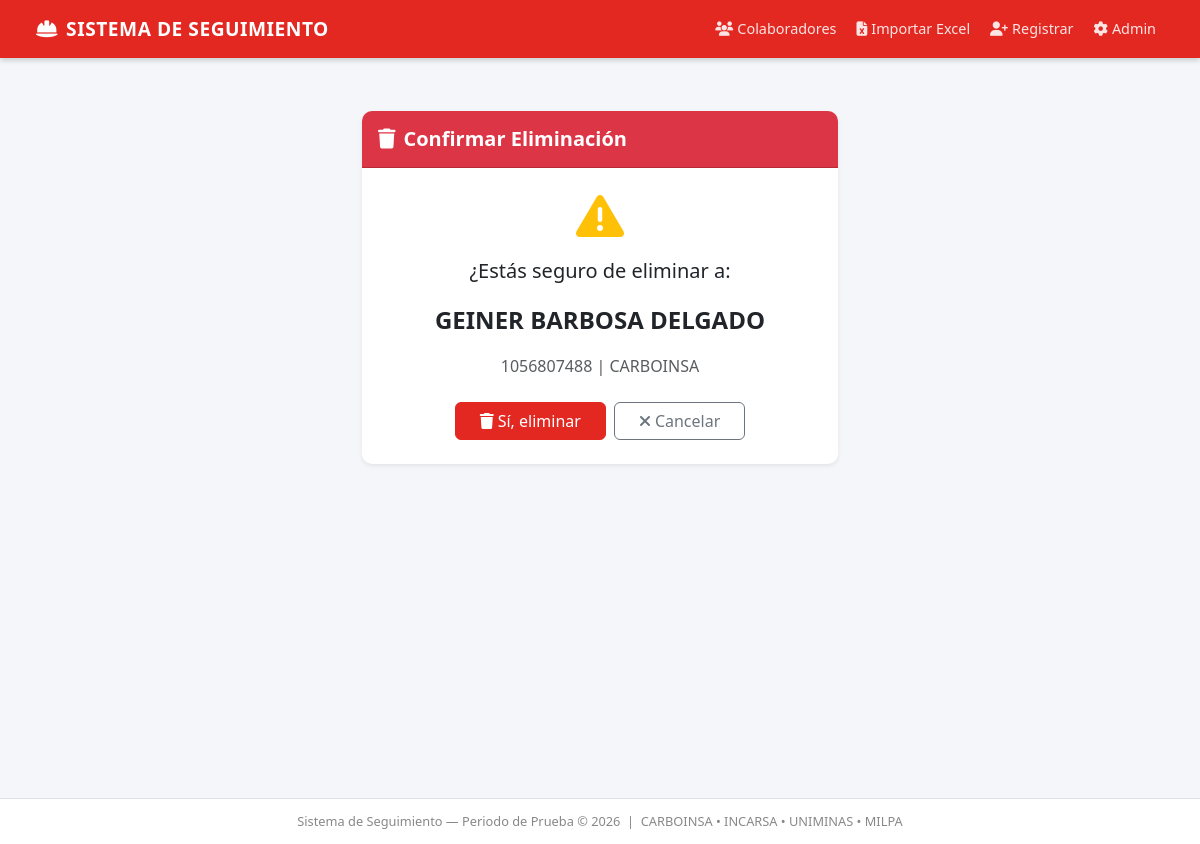
Page /periodo-prueba/eliminar/2/ on the committed database.
### _periodo_de_prueba/models.py (models this page shows, shortened)
class Colaborador(models.Model):
    cedula = models.CharField(max_length=20, unique=True, verbose_name='Cédula No')
    nombres = models.CharField(max_length=200, verbose_name='Nombres')
    cargo = models.CharField(max_length=200, verbose_name='Cargo')
    jefe_inmediato = models.CharField(max_length=200, verbose_name='Jefe Inmediato')
    empresa = models.CharField(max_length=20, choices=EMPRESA_CHOICES, verbose_name='Empresa')
    celular = models.CharField(max_length=20, verbose_name='No Celular')
    fecha_ingreso = models.DateField(verbose_name='Fecha de Ingreso')
    alerta_30_enviada = models.BooleanField(default=False, verbose_name='Alerta 30 días enviada')
    alerta_50_enviada = models.BooleanField(default=False, verbose_name='Alerta 50 días enviada')
    evaluacion_30_completada = models.BooleanField(default=False, verbose_name='Evaluación 30 días completada')
    evaluacion_50_completada = models.BooleanField(default=False, verbose_name='Evaluación 50 días completada')
    created_at = models.DateTimeField(auto_now_add=True)
    class Meta:
        verbose_name = 'Colaborador'
        verbose_name_plural = 'Colaboradores'
        ordering = ['fecha_ingreso', 'nombres']

### _periodo_de_prueba/views.py (the view)
# urls.py: path('eliminar/<int:pk>/', views.eliminar_colaborador, name='eliminar'),
def eliminar_colaborador(request, pk):
    colaborador = get_object_or_404(Colaborador, pk=pk)
    if request.method == 'POST':
        colaborador.delete()
        messages.success(request, 'Colaborador eliminado.')
        return redirect('periodo:lista')
    return render(request, '_periodo_de_prueba/confirmar_eliminar.html', {'colaborador': colaborador})

### _periodo_de_prueba/templates/_periodo_de_prueba/confirmar_eliminar.html (shortened to what this page needs)
{% extends 'base.html' %}
{% block content %}
<div class="container mt-4" style="max-width: 500px;">
  <div class="card shadow-sm border-0">
    <div class="card-header bg-danger text-white py-3">
      <h5 class="mb-0 fw-bold"><i class="fas fa-trash me-2"></i>Confirmar Eliminación</h5>
    </div>
    <div class="card-body p-4 text-center">
      <i class="fas fa-exclamation-triangle text-warning fa-3x mb-3"></i>
      <p class="fs-5">¿Estás seguro de eliminar a:</p>
      <p class="fw-bold fs-4">{{ colaborador.nombres }}</p>
      <p class="text-muted">{{ colaborador.cedula }} | {{ colaborador.empresa }}</p>
      <div class="d-flex gap-2 justify-content-center mt-4">
        <form method="POST">
          <button type="submit" class="btn btn-danger px-4">
            <i class="fas fa-trash me-1"></i>Sí, eliminar
          </button>
        </form>
        <a href="{% url 'periodo:lista' %}" class="btn btn-outline-secondary px-4">
          <i class="fas fa-times me-1"></i>Cancelar
        </a>
      </div>
    </div>
  </div>
</div>
{% endblock %}

### _periodo_de_prueba/templates/base.html (style rules this page uses)
:root { --rojo: #E32822; --rojo-oscuro: #b51f1a; }
body { background-color: #f4f6f9; font-family: 'Segoe UI', sans-serif; }
.card { border-radius: 10px; }
.card-header { border-radius: 10px 10px 0 0 !important; }
.btn-danger { background-color: var(--rojo); border-color: var(--rojo); }

### rows in the picture
Colaborador: nombres "GEINER BARBOSA DELGADO", cedula "1056807488", empresa "CARBOINSA"
